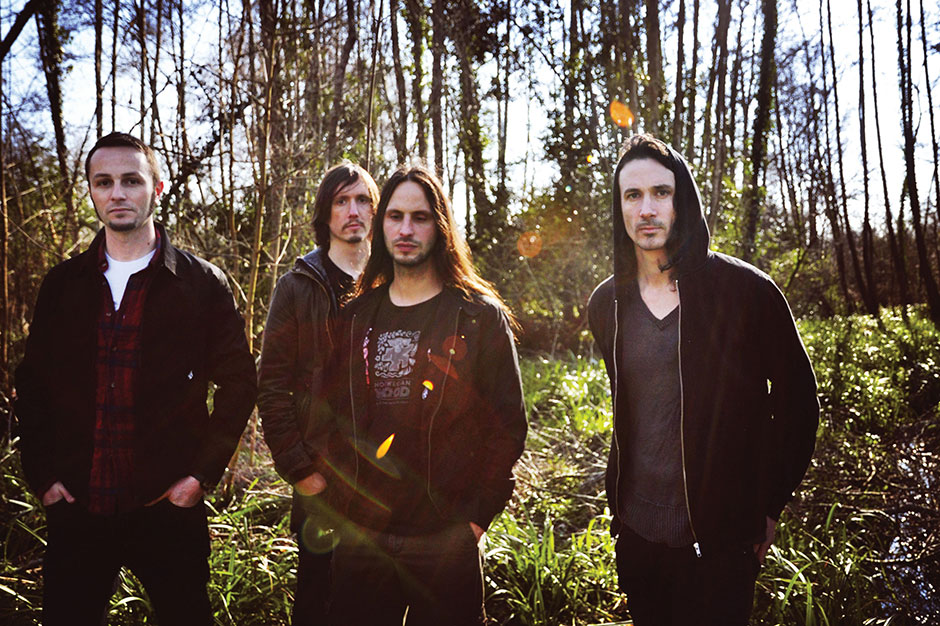
#> input picture test_cases/test.jpg, 940 x 626 px
$ python -i functions.py   (imports and definitions only)   (older library calls are emulated)
#> lines starting #> are read from the running program, lines starting #| are printed output that depends on the picture; after the words box and inside, x2 and y2 are one past the last pixel; in counts of white or black regions, pixels touching at a corner belong together
#> further down, picture is the input picture: shape (626, 940, 3); mean B, G, R 73.6, 83.7, 97.9
import cv2
import time
import numpy as np
from lib.data_location import PICTURE_LOCATION
from lib.data_location import VIDEO_LOCATION
from lib.data_location import CASCADE_CLASSIFIER_LOCATION


# it'll read and return test image RGB function
def read_image():
    return cv2.imread(PICTURE_LOCATION, 1)


# it'll capture test video's frames
def read_video():
    return cv2.VideoCapture(VIDEO_LOCATION)


# it'll show the image passed to it and will wait for a key to be pressed by user to exit
def show_image(image):
    cv2.imshow("image", image)  # the title and path to image
    cv2.waitKey(0)  # Waits for the next key to be pressed
    cv2.destroyAllWindows()


# extract blue channel of image
# [5 lines left out: function extract_blue_channel, not called in this run]


# convert image to gray scale
def convert_to_gray_scale(image):
    return cv2.cvtColor(image, cv2.COLOR_BGR2GRAY)


# apply gaussian filter on image to smooth it
def apply_gaussian_filter(image):
    return cv2.GaussianBlur(image, (5, 5), 0)


# rotate image with desired degree
# [11 lines left out: function rotate_image, not called in this run]


# resize image with
def resize_image(image, weight_scale, height_scale):
    return cv2.resize(image, (0, 0), fx=weight_scale, fy=height_scale)


# detect edges in picture with canny edge detection
def edge_detection(image):
    return cv2.Canny(image, 100, 200)


# it'll be filled soon
def segmentation(image):
    gray = convert_to_gray_scale(image=image)
    ret, thresh = cv2.threshold(gray, 0, 255, cv2.THRESH_BINARY_INV + cv2.THRESH_OTSU)
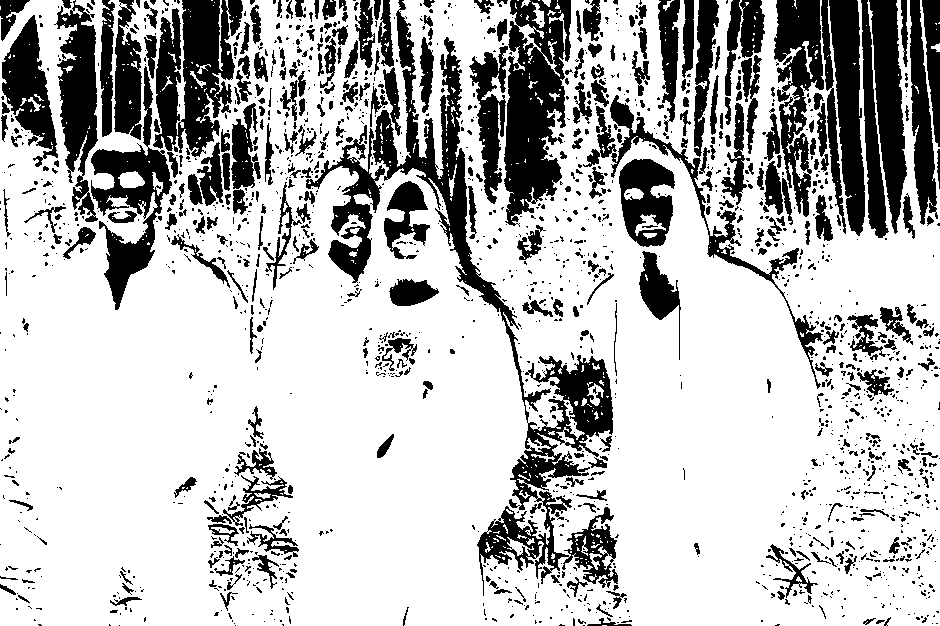
#> thresh: shape (626, 940); 73.8% white; 1815 black regions (1400 under 20 px), largest, box (x1, y1, x2, y2) and area: (373, 0, 618, 596) 19487, (504, 0, 571, 227) 9835, (153, 0, 243, 157) 8666
#> ret = 123
    # noise removal
    kernel = np.ones((3, 3), np.uint8)
    opening = cv2.morphologyEx(thresh, cv2.MORPH_OPEN, kernel, iterations=2)
#> opening: shape (626, 940); 65.9% white; 427 black regions (328 under 20 px), largest, box (x1, y1, x2, y2) and area: (54, 0, 913, 626) 130484, (755, 0, 940, 262) 35851, (204, 406, 299, 611) 6315
    # sure background area
    sure_bg = cv2.dilate(opening, kernel, iterations=3)
#> sure_bg: shape (626, 940); 80.8% white; 153 black regions (69 under 20 px), largest, box (x1, y1, x2, y2) and area: (760, 0, 940, 235) 28446, (61, 0, 246, 299) 23378, (475, 0, 568, 222) 11915
    # Finding sure foreground area
    dist_transform = cv2.distanceTransform(opening, cv2.DIST_L2, 5)
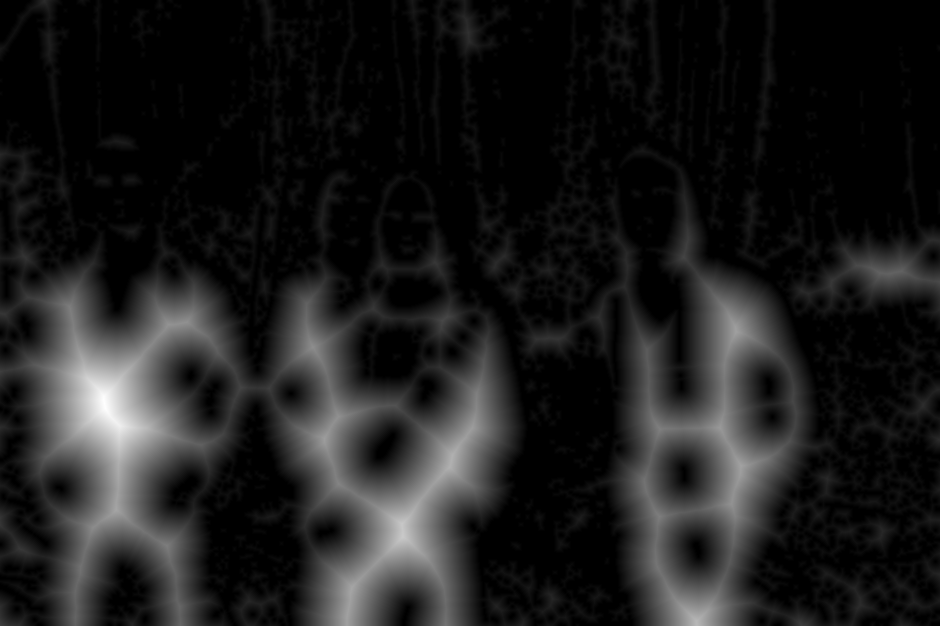
#> dist_transform: shape (626, 940) float32; min 0, max 90.12, mean 10.2; drawn with min black and max white
    ret, sure_fg = cv2.threshold(dist_transform, 0.7 * dist_transform.max(), 255, 0)
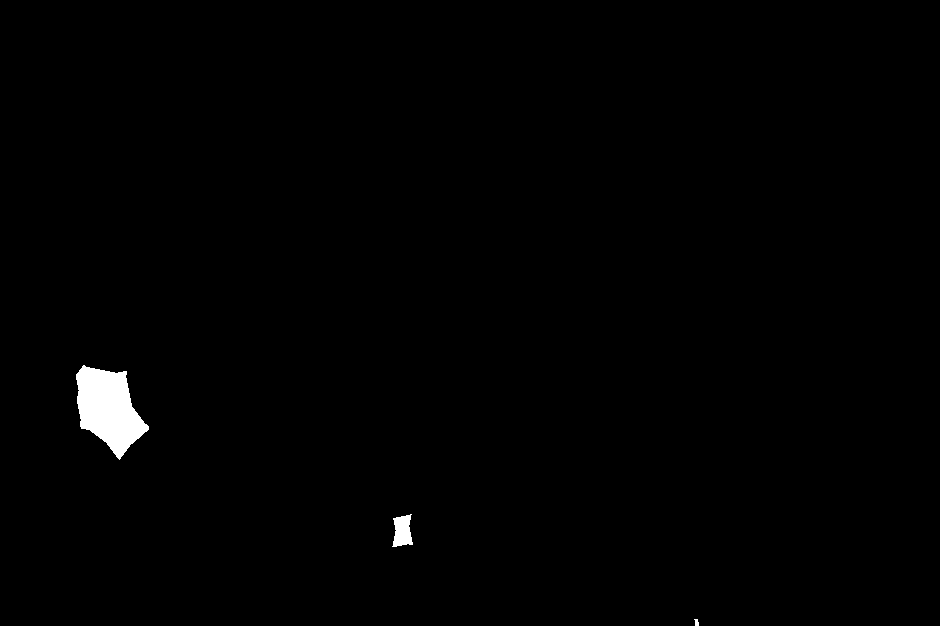
#> sure_fg: shape (626, 940) float32; 0.79% white; 3 white regions, box (x1, y1, x2, y2) and area: (76, 365, 149, 460) 4115, (392, 514, 413, 547) 494, (694, 619, 699, 626) 26
#> ret = 63.08
    # Finding unknown region
    sure_fg = np.uint8(sure_fg)
    unknown = cv2.subtract(sure_bg, sure_fg)
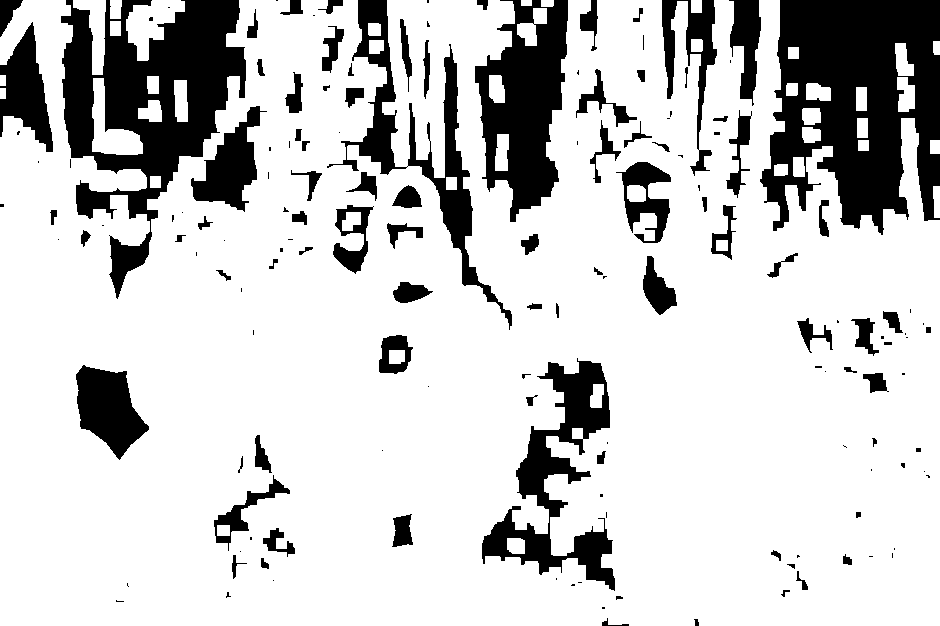
#> unknown: shape (626, 940); 80.1% white; 156 black regions (69 under 20 px), largest, box (x1, y1, x2, y2) and area: (760, 0, 940, 235) 28446, (61, 0, 246, 299) 23378, (475, 0, 568, 222) 11915
    # Marker labelling
    ret, markers = cv2.connectedComponents(sure_fg)
#> markers: shape (626, 940) int32; 4 distinct labels, from 0 to 3
#> ret = 4
    # Add one to all labels so that sure background is not 0, but 1
    markers = markers + 1
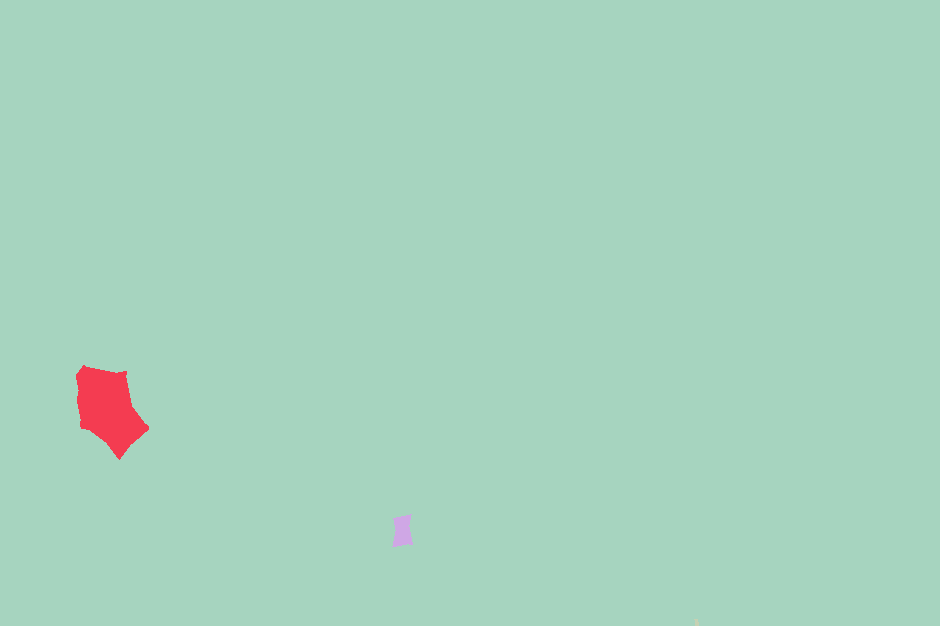
#> markers: shape (626, 940) int32; 4 distinct labels, from 1 to 4; one colour per label, 0 black
    # Now, mark the region of unknown with zero
    img = image.copy()
    markers[unknown == 255] = 0
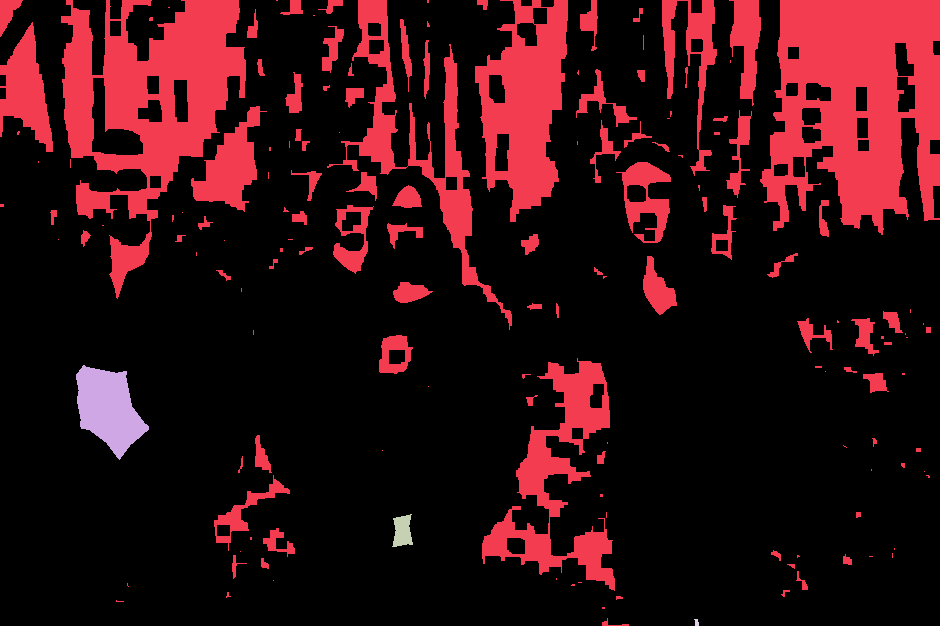
#> markers: shape (626, 940) int32; 5 distinct labels, from 0 to 4; one colour per label, 0 black
    # markers = cv2.watershed(img, markers)
    img[markers == 0] = [255, 0, 0]  # main segments :-?
    img[markers == 1] = [0, 185, 255]  # background
    img[markers == 2] = [230, 214, 151]
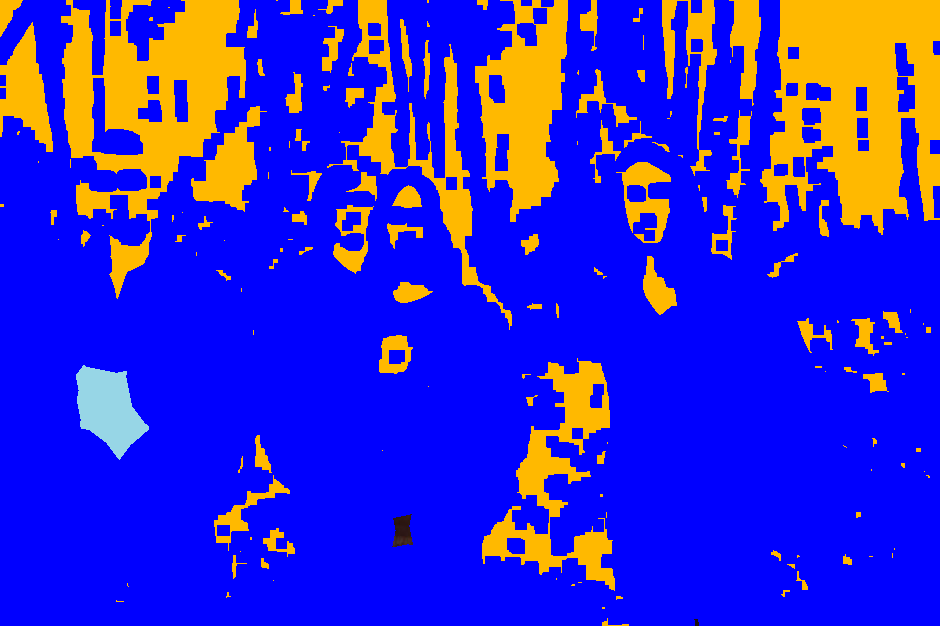
#> img: shape (626, 940, 3); mean B, G, R 205.8, 37, 49.9
    show_image(image=img)


# detect faces in picture using haarcascade frontal face
# [38 lines left out: functions face_detection, video_framing, not called in this run]

>>> import cv2
>>> picture = cv2.imread('../test_cases/test.jpg')
>>> result = segmentation(picture)
